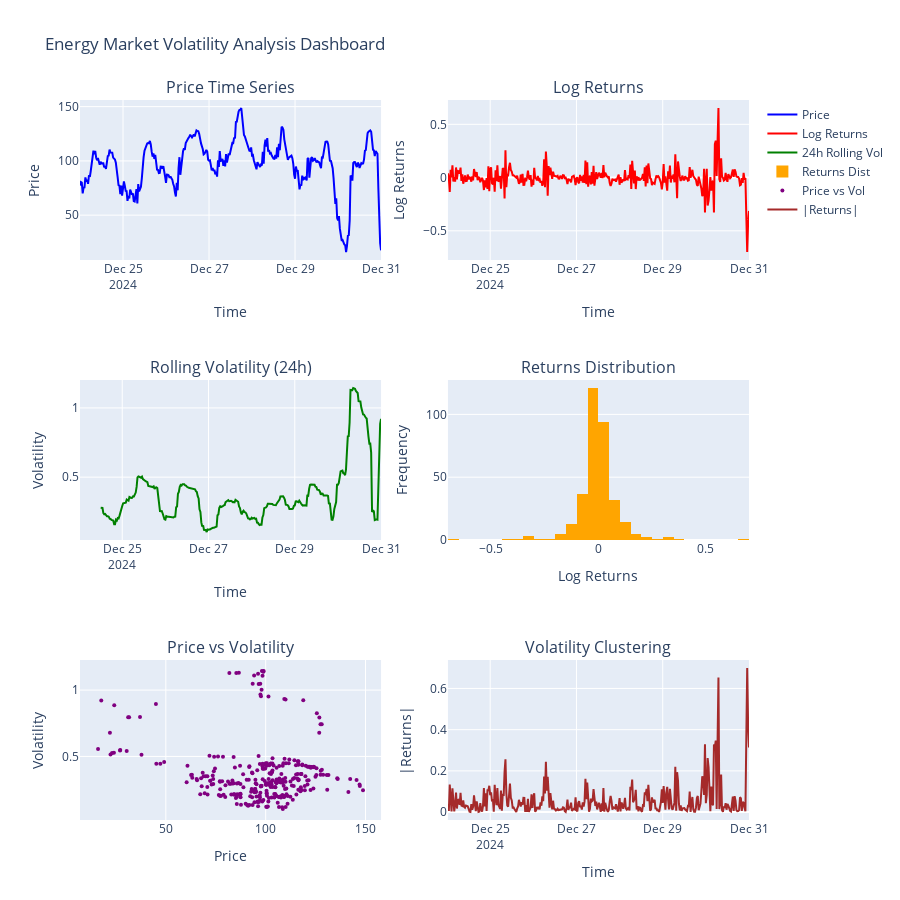

Notebook code cell kept with this figure:
### Code cell
# Create volatility visualizations

if not merged_df.empty and 'price' in merged_df.columns and len(price_data) > 1:
    
    # Create subplots for comprehensive volatility analysis
    fig = make_subplots(
        rows=3, cols=2,
        subplot_titles=[
            'Price Time Series', 'Log Returns',
            'Rolling Volatility (24h)', 'Returns Distribution',
            'Price vs Volatility', 'Volatility Clustering'
        ],
        specs=[[{"secondary_y": False}, {"secondary_y": False}],
               [{"secondary_y": False}, {"secondary_y": False}],
               [{"secondary_y": False}, {"secondary_y": False}]]
    )
    
    # 1. Price time series
    fig.add_trace(
        go.Scatter(x=price_data.index, y=price_data.values, 
                  name='Price', line=dict(color='blue')),
        row=1, col=1
    )
    
    # 2. Log returns
    fig.add_trace(
        go.Scatter(x=log_returns.index, y=log_returns.values, 
                  name='Log Returns', line=dict(color='red')),
        row=1, col=2
    )
    
    # 3. Rolling volatility
    if len(rolling_vol_24h.dropna()) > 0:
        fig.add_trace(
            go.Scatter(x=rolling_vol_24h.index, y=rolling_vol_24h.values, 
                      name='24h Rolling Vol', line=dict(color='green')),
            row=2, col=1
        )
    
    # 4. Returns distribution
    fig.add_trace(
        go.Histogram(x=log_returns.values, nbinsx=30, 
                    name='Returns Dist', marker_color='orange'),
        row=2, col=2
    )
    
    # 5. Price vs Volatility scatter
    if len(rolling_vol_24h.dropna()) > 0:
        # Align price and volatility data
        vol_aligned = rolling_vol_24h.dropna()
        price_aligned = price_data.loc[vol_aligned.index]
        
        fig.add_trace(
            go.Scatter(x=price_aligned.values, y=vol_aligned.values, 
                      mode='markers', name='Price vs Vol',
                      marker=dict(color='purple', size=4)),
            row=3, col=1
        )
    
    # 6. Volatility clustering (absolute returns)
    abs_returns = log_returns.abs()
    fig.add_trace(
        go.Scatter(x=abs_returns.index, y=abs_returns.values, 
                  name='|Returns|', line=dict(color='brown')),
        row=3, col=2
    )
    
    # Update layout
    fig.update_layout(
        height=900,
        title_text="Energy Market Volatility Analysis Dashboard",
        showlegend=True
    )
    
    # Update axis labels
    fig.update_xaxes(title_text="Time", row=1, col=1)
    fig.update_yaxes(title_text="Price", row=1, col=1)
    fig.update_xaxes(title_text="Time", row=1, col=2)
    fig.update_yaxes(title_text="Log Returns", row=1, col=2)
    fig.update_xaxes(title_text="Time", row=2, col=1)
    fig.update_yaxes(title_text="Volatility", row=2, col=1)
    fig.update_xaxes(title_text="Log Returns", row=2, col=2)
    fig.update_yaxes(title_text="Frequency", row=2, col=2)
    fig.update_xaxes(title_text="Price", row=3, col=1)
    fig.update_yaxes(title_text="Volatility", row=3, col=1)
    fig.update_xaxes(title_text="Time", row=3, col=2)
    fig.update_yaxes(title_text="|Returns|", row=3, col=2)
    
    fig.show()
    
else:
    print("Insufficient data for visualization!")

### Figure 1 — Plotly figure (JSON) as saved in the notebook; plotly's stock layout.template omitted (floating-point values rounded to 4 significant figures; data arrays with more than 128 entries replaced by an {"elided": "..."} marker saying what was removed)
{"data": [{"line": {"color": "blue"}, "name": "Price", "type": "scatter", "x": {"elided": "337 str values"}, "xaxis": "x", "y": {"elided": "337 float values"}, "yaxis": "y"}, {"line": {"color": "red"}, "name": "Log Returns", "type": "scatter", "x": {"elided": "336 str values"}, "xaxis": "x2", "y": {"elided": "336 float values"}, "yaxis": "y2"}, {"line": {"color": "green"}, "name": "24h Rolling Vol", "type": "scatter", "x": {"elided": "336 str values"}, "xaxis": "x3", "y": {"elided": "336 float values"}, "yaxis": "y3"}, {"marker": {"color": "orange"}, "name": "Returns Dist", "nbinsx": 30, "type": "histogram", "x": {"elided": "336 float values"}, "xaxis": "x4", "yaxis": "y4"}, {"marker": {"color": "purple", "size": 4}, "mode": "markers", "name": "Price vs Vol", "type": "scatter", "x": {"elided": "313 float values"}, "xaxis": "x5", "y": {"elided": "313 float values"}, "yaxis": "y5"}, {"line": {"color": "brown"}, "name": "|Returns|", "type": "scatter", "x": {"elided": "336 str values"}, "xaxis": "x6", "y": {"elided": "336 float values"}, "yaxis": "y6"}], "layout": {"annotations": [{"font": {"size": 16}, "showarrow": false, "text": "Price Time Series", "x": 0.225, "xanchor": "center", "xref": "paper", "y": 1, "yanchor": "bottom", "yref": "paper"}, {"font": {"size": 16}, "showarrow": false, "text": "Log Returns", "x": 0.775, "xanchor": "center", "xref": "paper", "y": 1, "yanchor": "bottom", "yref": "paper"}, {"font": {"size": 16}, "showarrow": false, "text": "Rolling Volatility (24h)", "x": 0.225, "xanchor": "center", "xref": "paper", "y": 0.6111, "yanchor": "bottom", "yref": "paper"}, {"font": {"size": 16}, "showarrow": false, "text": "Returns Distribution", "x": 0.775, "xanchor": "center", "xref": "paper", "y": 0.6111, "yanchor": "bottom", "yref": "paper"}, {"font": {"size": 16}, "showarrow": false, "text": "Price vs Volatility", "x": 0.225, "xanchor": "center", "xref": "paper", "y": 0.2222, "yanchor": "bottom", "yref": "paper"}, {"font": {"size": 16}, "showarrow": false, "text": "Volatility Clustering", "x": 0.775, "xanchor": "center", "xref": "paper", "y": 0.2222, "yanchor": "bottom", "yref": "paper"}], "height": 900, "showlegend": true, "title": {"text": "Energy Market Volatility Analysis Dashboard"}, "xaxis": {"anchor": "y", "domain": [0, 0.45], "title": {"text": "Time"}}, "xaxis2": {"anchor": "y2", "domain": [0.55, 1], "title": {"text": "Time"}}, "xaxis3": {"anchor": "y3", "domain": [0, 0.45], "title": {"text": "Time"}}, "xaxis4": {"anchor": "y4", "domain": [0.55, 1], "title": {"text": "Log Returns"}}, "xaxis5": {"anchor": "y5", "domain": [0, 0.45], "title": {"text": "Price"}}, "xaxis6": {"anchor": "y6", "domain": [0.55, 1], "title": {"text": "Time"}}, "yaxis": {"anchor": "x", "domain": [0.7778, 1], "title": {"text": "Price"}}, "yaxis2": {"anchor": "x2", "domain": [0.7778, 1], "title": {"text": "Log Returns"}}, "yaxis3": {"anchor": "x3", "domain": [0.3889, 0.6111], "title": {"text": "Volatility"}}, "yaxis4": {"anchor": "x4", "domain": [0.3889, 0.6111], "title": {"text": "Frequency"}}, "yaxis5": {"anchor": "x5", "domain": [0, 0.2222], "title": {"text": "Volatility"}}, "yaxis6": {"anchor": "x6", "domain": [0, 0.2222], "title": {"text": "|Returns|"}}}}
